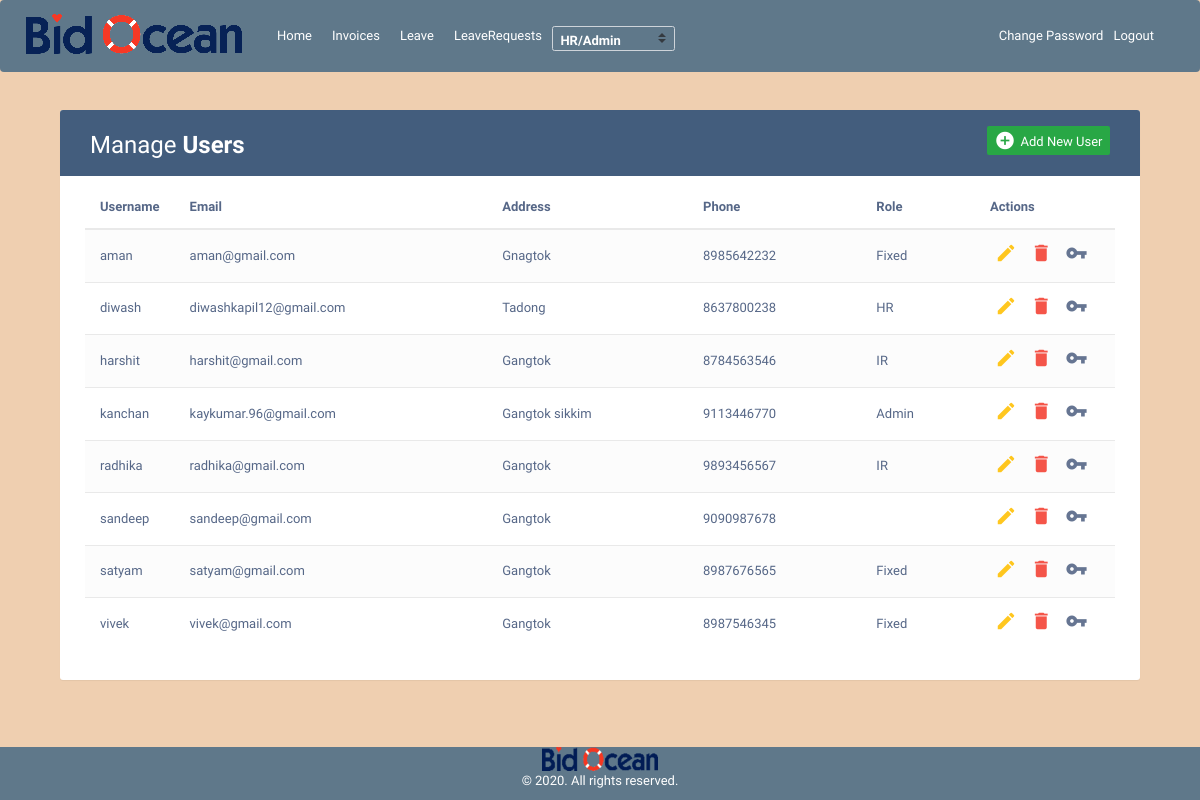
The page /manage_user/ (signed in) on the database its author committed.
### manage_user/models.py (models this page shows, shortened)
class Userdetail(AbstractBaseUser, PermissionsMixin):
    username        = models.CharField(max_length = 30, unique=True,null=True)
    firstname       = models.CharField(max_length = 30,null=True)
    lastname        = models.CharField(max_length = 30,null=True,blank=True)
    password        = models.TextField()
    phone           = models.CharField(max_length=200,null=True)
    email           = models.CharField(max_length=200,null=True)
    address         = models.CharField(max_length=300,null=True)
    role            = models.ForeignKey('user_invoice.Role', on_delete=models.SET_NULL, null=True, blank=True)
    employee_id     = models.CharField(max_length=200, null=True)
    salary          = models.CharField(max_length=200, null=True)
    is_manager      = models.SmallIntegerField(default=0)
    is_staff        = models.BooleanField(default=False)
    is_active       = models.BooleanField(default=True)
    USERNAME_FIELD  = 'username'
    REQUIRED_FIELDS = []
    objects         = CustomUserManager()

### user_invoice/models.py (models this page shows, shortened)
class Role(models.Model):
    id         = models.AutoField(primary_key=True)
    name       = models.CharField(max_length=300)
    created_at = models.DateTimeField(auto_now_add=True)
    status     = models.SmallIntegerField(default=1)

### manage_user/views.py (the view, shortened to what this page needs)
# urls.py: path("",views.ManageUser.as_view(),name="manage_user"),
class ManageUser(AdminOrHRPanelMixin,TemplateView):
    template_name = 'manage_user/user_list.html'
    def get(self, request):
        employee   = Employee.objects.get(auth_tbl=self.request.user)
        role       = employee.role.name.lower()
        roles_data = Role.objects.all()
        users      = Userdetail.objects.all().order_by('username')
        paginator        = Paginator(users,10)
        page             = request.GET.get('page')
        paginatedcontent = paginator.get_page(page)
        context = {
            'role'       : role,
            'users'      : paginatedcontent,
            'roles_data' : roles_data
        }
        return render(request, self.template_name, context)

### user_invoice/mixin.py (called while the page is built)
    def test_func(self):
        user     = self.request.user
        employee = Employee.objects.get(auth_tbl=user)
        return employee.role.name.lower() == 'admin' or employee.role.name.lower() == 'hr'

### manage_user/templates/manage_user/user_list.html (shortened to what this page needs)
{% extends "user_invoice/base.html" %}
{% load crispy_forms_tags %}
{% block content %}
<!DOCTYPE html>
<html lang="en">
<head>
<link rel="stylesheet" href="https://maxcdn.bootstrapcdn.com/font-awesome/4.7.0/css/font-awesome.min.css">
<link rel="stylesheet" href="https://maxcdn.bootstrapcdn.com/bootstrap/3.3.7/css/bootstrap.min.css">
<link rel="stylesheet" href="https://maxcdn.bootstrapcdn.com/bootstrap/4.0.0/css/bootstrap.min.css">
  <body style="background-color:#EFCFB0;">
    <div class="container" style="margin-top: 80px;">
        <div class="table-wrapper">
            <div class="table-title">
                <div class="row">
                    <div class="col-sm-6">
						<h2>Manage <b>Users</b></h2>
					</div>
					<div class="col-sm-6">
						<a href="#addEmployeeModal" class="btn btn-success" data-toggle="modal"><i class="material-icons">&#xE147;</i> <span>Add New User</span></a>
					</div>
                </div>
            </div>
            <table class="table table-striped table-hover">
                <thead>
                    <tr>
                        <th>Username</th>
                        <th>Email</th>
						<th>Address</th>
                        <th>Phone</th>
                        <th>Role</th>
                        <th style="width: 140px">Actions</th>
                    </tr>
                </thead>
                <tbody>
                	{% for user in users%}
                    <tr>
                        <td>{{user.username}}</td>
                        <td>{{user.email}}</td>
						<td>{{user.address}}</td>
                        <td>{{user.phone}}</td>
                        <td>{{user.role.name}}</td>
                        <td>
                            <a href="#editEmployeeModal" alt="{{user.pk}}" class="edit" data-toggle="modal"><i class="material-icons" data-toggle="tooltip" title="Edit">&#xE254;</i></a>
                            <a href="#deleteEmployeeModal" alt="{{user.pk}}" class="delete" data-toggle="modal"><i class="material-icons" data-toggle="tooltip" title="Delete">&#xE872;</i></a>
                            <a href="#changePasswordModal" alt="{{user.pk}}" class="reset_password" data-toggle="modal"><i class="material-icons" data-toggle="tooltip" title="Reset Password">vpn_key</i></a>
                        </td>
                    </tr>
                    {% endfor %}
                </tbody>
            </table>
        </div>
    </div>
</body>
</html>
{% endblock content %}

### user_invoice/static/user_invoice/main.css (style rules this page uses)
body { background: #fafafa; color: #333333; margin-top: 5rem; }
h1, h2, h3, h4, h5, h6 { color: #444444; }

### user_invoice/templates/user_invoice/base.html (style rules this page uses)
a { color: white; }

### manage_user/templates/manage_user/user_list.html (style rules this page uses)
body { color: #566787; background: #f5f5f5; font-family: 'Varela Round', sans-serif; font-size: 13px; }
.table-wrapper { background: #fff; padding: 20px 25px; margin: 30px 0; border-radius: 3px; box-shadow: 0 1px 1px rgba(0,0,0,.05); }
.table-title { padding-bottom: 15px; background: #435d7d; color: #fff; padding: 16px 30px; margin: -20px -25px 10px; border-radius: 3px 3px 0 0; }
.table-title h2 { margin: 5px 0 0; font-size: 24px; }
.table-title .btn { color: #fff; float: right; font-size: 13px; border: none; min-width: 50px; border-radius: 2px; border: none; outline: none !important; margin-left: 10px; }
.table-title .btn i { float: left; font-size: 21px; margin-right: 5px; }
.table-title .btn span { float: left; margin-top: 2px; }
table.table tr th, table.table tr td { border-color: #e9e9e9; padding: 12px 15px; vertical-align: middle; }
table.table tr th:first-child { width: 60px; }
table.table tr th:last-child { width: 100px; }
table.table-striped tbody tr:nth-of-type(odd) { background-color: #fcfcfc; }
table.table td:last-child i { opacity: 0.9; font-size: 22px; margin: 0 5px; }
table.table td a { font-weight: bold; color: #566787; display: inline-block; text-decoration: none; outline: none !important; }
table.table td a.edit { color: #FFC107; }
table.table td a.delete { color: #F44336; }
table.table td i { font-size: 19px; }

### rows shown on the page
Userdetail: username "aman", email "aman@gmail.com", address "Gnagtok", phone "8985642232", role.name "Fixed"
Userdetail: username "diwash", email "diwashkapil12@gmail.com", address "Tadong", phone "8637800238", role.name "HR"
Userdetail: username "harshit", email "harshit@gmail.com", address "Gangtok", phone "8784563546", role.name "IR"
Userdetail: username "kanchan", email "kaykumar.96@gmail.com", address "Gangtok sikkim", phone "9113446770", role.name "Admin"
Userdetail: username "radhika", email "radhika@gmail.com", address "Gangtok", phone "9893456567", role.name "IR"
Userdetail: username "sandeep", email "sandeep@gmail.com", address "Gangtok", phone "9090987678"
Userdetail: username "satyam", email "satyam@gmail.com", address "Gangtok", phone "8987676565", role.name "Fixed"
Userdetail: username "vivek", email "vivek@gmail.com", address "Gangtok", phone "8987546345", role.name "Fixed"
